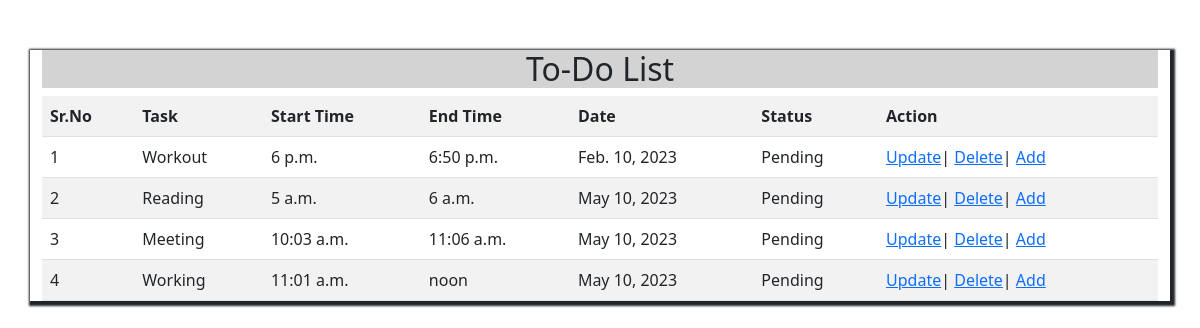
The page / on the database its author committed.
### Todolist_app/models.py (models this page shows, shortened)
class todo(models.Model):
    task=models.CharField(max_length=500)
    start_time=models.TimeField(blank=True,null=True)
    end_time=models.TimeField(blank=True,null=True)
    date=models.DateField(auto_now_add=True)
    status=models.CharField(max_length=100)

### Todolist_app/views.py (the view)
# urls.py: path('',views.index),
def index(request):
    data=todo.objects.all()
    return render(request,'index.html',{'data':data})

### Todolist_app/templates/index.html (shortened to what this page needs)
<!doctype html>
<html lang="en">
  <head>
    <link href="https://cdn.jsdelivr.net/npm/bootstrap@5.3.0-alpha1/dist/css/bootstrap.min.css" rel="stylesheet">
  </head>
  <body>
        <div class='container' style='margin-top:50px; box-shadow: 2px 2px 2px 3px;'>
            <div>
                <h2 style='text-align:center;background: lightgray;'> To-Do List </h2>
            </div>
            <table  class="display table table-striped ">
                <tr>
                    <th> Sr.No </th>
                    <th> Task </th>
                    <th> Start Time </th>
                    <th> End Time </th>
                    <th> Date </th>
                    <th> Status </th>
                    <th> Action </th>
                </tr>
                {% for i in data %}
                <tr>
                    <td>{{forloop.counter}} </td>
                    <td>{{i.task}}</td>
                    <td>{{i.start_time}}</td>
                    <td>{{i.end_time}}</td>
                    <td>{{i.date}}</td>
                    <td> {{i.status}}</td>
                    <td style='text-decoration: none;'> <a href='/update/{{i.id}}/'>Update</a>|
                         <a href='/delete/{{i.id}}/' >Delete</a>|
                         <a href='/task_detail/'> Add </a>
                    </td>
                </tr>
                {% endfor %}
            </table>
        </div>
  </body>
</html>

### rows shown on the page
todo: task "Workout", start_time "6 p.m.", end_time "6:50 p.m.", date "Feb. 10, 2023", status "Pending"
todo: task "Reading", start_time "5 a.m.", end_time "6 a.m.", date "May 10, 2023", status "Pending"
todo: task "Meeting", start_time "10:03 a.m.", end_time "11:06 a.m.", date "May 10, 2023", status "Pending"
todo: task "Working", start_time "11:01 a.m.", end_time "noon", date "May 10, 2023", status "Pending"
